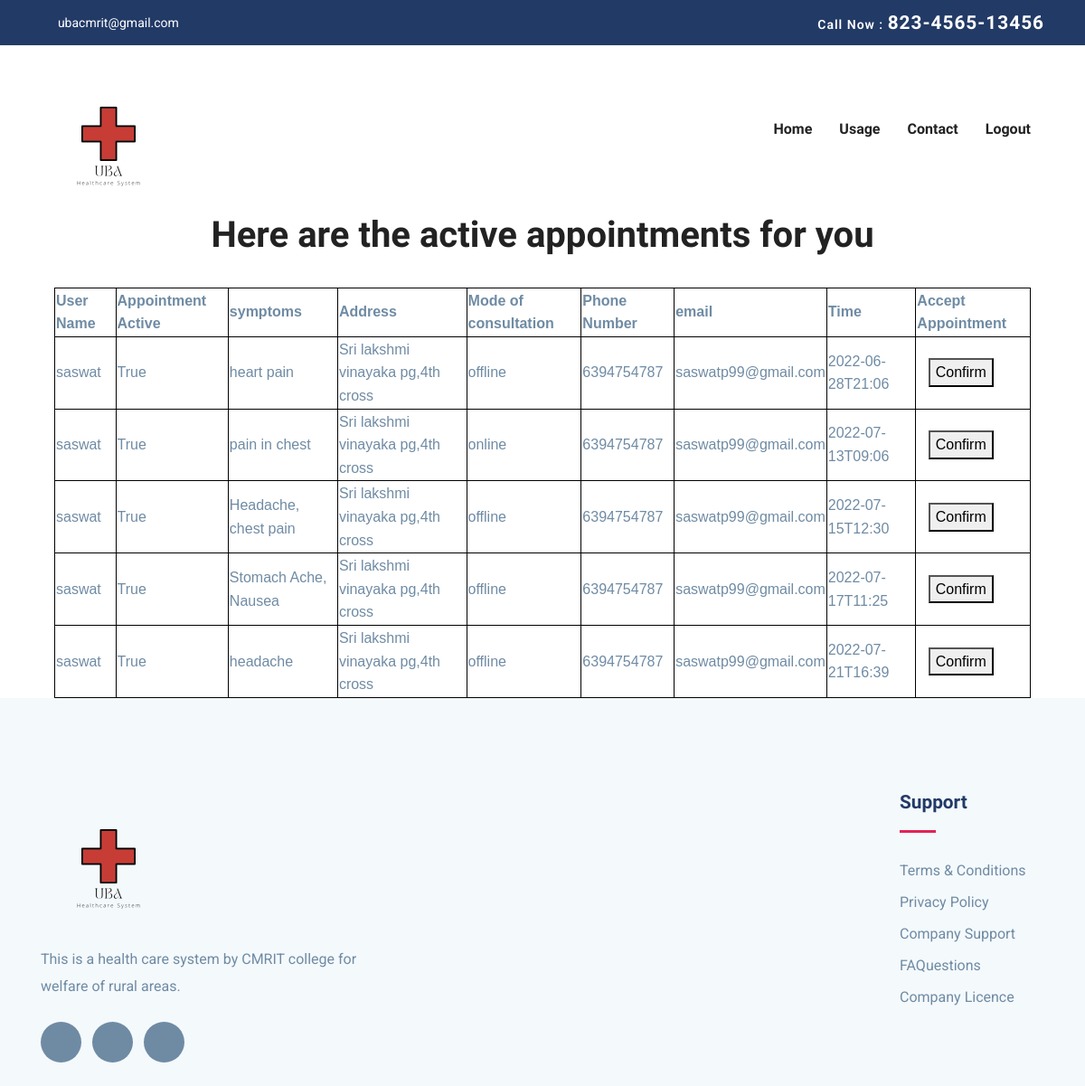
/doctorhome (signed in), run on the app's committed database.
### app.py (models this page shows, shortened)
class appointment(db.Model):
    id = db.Column(db.Integer,autoincrement = True, primary_key = True)
    doctor_id = db.Column(db.String(20),db.ForeignKey(Doctor.id))
    user_id = db.Column(db.String(20),db.ForeignKey(User.id))
    time = db.Column(db.String(20),nullable = False)
    status = db.Column(db.Boolean(),nullable = False)
    mode = db.Column(db.String(20),nullable = True)
    link = db.Column(db.String(50),nullable = True)
    symptoms = db.Column(db.Text(),nullable = True)

class User(db.Model):
    id = db.Column(db.Integer,autoincrement=True, primary_key=True)
    username = db.Column(db.String(20), unique=True, nullable=False)
    password = db.Column(db.String(20), unique=False, nullable=False)
    email = db.Column(db.String(50), nullable=False)
    phone = db.Column(db.String(13), nullable=False)
    address = db.Column(db.String(100), nullable=True)
    role = db.Column(db.String(20),nullable=False)

### app.py (the view)
@app.route('/doctorhome',methods=["GET","POST"])
def doctorhome():
    if request.method == 'GET':
        id = session['id']
        data = db.session.query(appointment,User).filter(appointment.user_id == User.id).filter(appointment.doctor_id == id).all()
        return render_template('doctor_home.html', data=data)

### templates/doctor_home.html (shortened to what this page needs)
{% extends "base1.html" %}
{% block content %}
<center>
    <h1> Here are the active appointments for you</h1><br>
<table>
    <tr>
        <th>User Name</th>
        <th>Appointment Active</th>
        <th>symptoms</th>
        <th>Address</th>
        <th>Mode of consultation</th>
        <th>Phone Number</th>
        <th>email</th>
        <th>Time</th>
        <th>Accept Appointment</th>
    </tr>
    {%for i in data%}
    <tr>
        <td>{{ i[1]['username'] }}</td>
        <td>{{ i[0]['status'] }}</td>
        <td>{{ i[0]['symptoms'] }}</td>
        <td>{{ i[1]['address'] }}</td>
        <td>{{ i[0]['mode'] }}</td>
        <td>{{ i[1]['phone'] }}</td>
        <td>{{ i[1]['email'] }}</td>
        <td>{{ i[0]['time'] }}</td>
        <td><form action='/updateappointment' method="POST">
        <button type="submit">Confirm</button>
        </form></td>
    </tr>
    {%endfor%}
</table>
</center>
{% endblock %}

### static/css/style.css (style rules this page uses)
html { overflow-x: hidden; }
body { line-height: 1.6; font-family: "Roboto", sans-serif; -webkit-font-smoothing: antialiased; font-size: 16px; color: #6F8BA4; font-weight: 400; }
h1, .h1, h2, .h2, h3, .h3, h4, .h4, h5, .h5, h6, .h6 { font-family: "Exo", sans-serif; font-weight: 700; color: #222; }
h1, .h1 { font-size: 2.5rem; }

### templates/base1.html (style rules this page uses)
table { align-items: center; font-family: arial, sans-serif; border: 1px solid black; table-layout: auto; width: 90%; border-collapse: collapse; }
th, td { border: 1px solid black; }
form { padding: 10%; }

### data on the page
appointment: username "saswat", status "True", symptoms "heart pain", address "Sri lakshmi vinayaka pg,4th cross", mode "offline", phone "6394754787", email "saswatp99@gmail.com", time "2022-06-28T21:06"
appointment: username "saswat", status "True", symptoms "pain in chest", address "Sri lakshmi vinayaka pg,4th cross", mode "online", phone "6394754787", email "saswatp99@gmail.com", time "2022-07-13T09:06"
appointment: username "saswat", status "True", symptoms "Headache, chest pain", address "Sri lakshmi vinayaka pg,4th cross", mode "offline", phone "6394754787", email "saswatp99@gmail.com", time "2022-07-15T12:30"
appointment: username "saswat", status "True", symptoms "Stomach Ache, Nausea", address "Sri lakshmi vinayaka pg,4th cross", mode "offline", phone "6394754787", email "saswatp99@gmail.com", time "2022-07-17T11:25"
appointment: username "saswat", status "True", symptoms "headache", address "Sri lakshmi vinayaka pg,4th cross", mode "offline", phone "6394754787", email "saswatp99@gmail.com", time "2022-07-21T16:39"
